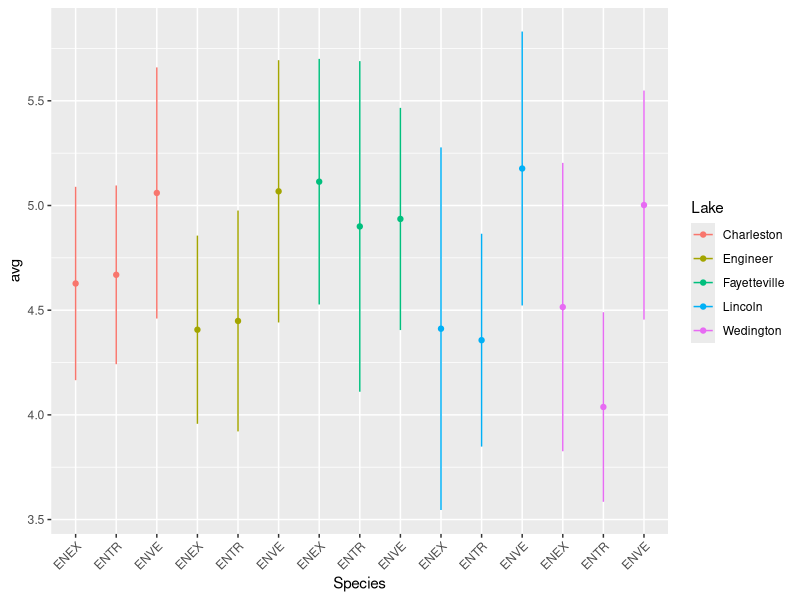

Write R code to recreate this figure.
########################
# Data processing
# 12.19.17
# BHO and MS
########################
library(reshape2)
library(plyr)
library(dplyr)
library(ggplot2)

start <- read.csv("Data/ExperimentalTreatments.csv")
start$Cage <- as.factor(start$Cage)
colnames(start)[6:8] <- c("ENTR.Abun.Init", "ENVE.Abun.Init", "ENEX.Abun.Init")
start[,c(9:10)] <- list(NULL)


final <- read.csv("Data/FinalSize.csv")
final$Cage <- as.factor(final$Cage)
final$OWPL <- as.numeric(final$OWPL)
colnames(final)[7] <-"I_F"
final[,8]<-NULL

#Aggregate measurement data

#1)x Subset out initial / final

init.hw <- subset (final, I_F == "I")
final.hw <-subset(final, I_F == "F")

summary <- init.hw %>%
  group_by(Lake, Species) %>%
summarise(avg = mean(HW), sd = sd(HW))

summary$lakesp <- paste(summary$Lake, summary$Species, sep="_")

ggplot(summary) +
  geom_point(aes(x = lakesp, y = avg, color = Lake)) +
  geom_errorbar(aes(x = lakesp, ymax = avg + sd, ymin = avg - sd, colour = Lake), width = 0)+
  scale_x_discrete(labels = summary$Species)+
  xlab("Species")+
  theme(axis.text.x = element_text(angle = 45, hjust = 1))

#2) Mean lnHW and lnOWPL for each Lake, Cage, Species
init.hw$lnHW <- log(init.hw$HW)
init.hw$lnOWPL <- log(init.hw$OWPL)
init.hw.mean <- aggregate(init.hw[c("lnHW", "lnOWPL")], by =init.hw[c('Lake', 'Species')], FUN = 'mean')
init.hw.mean[,4] <- NULL

final.hw$lnHW <- log(final.hw$HW)
final.hw$lnOWPL <- log(final.hw$OWPL)
final.hw.mean <- aggregate(final.hw[c("lnHW", "lnOWPL")], by =final.hw[c('Lake', 'Cage', 'Species')], FUN = 'mean')
final.hw.mean[,5] <- NULL

final.count <- aggregate(final.hw["lnHW"], by =final.hw[c('Lake', 'Cage', 'Species')], FUN = 'length')
colnames(final.count)[4] <-"Count"

final<-plyr::join(final.hw.mean, final.count, by=c('Lake','Cage','Species'), type='left')

df.l <-plyr::join(final, init.hw.mean, by=c('Lake', 'Species'), type='left')
colnames(df.l)[c(4,6)] <- c("Final.lnHw", "Init.lnHW")

df.l$lnHW.dif <- df.l$Final.lnHw - df.l$Init.lnHW
df.w<-dcast(df.l, Lake + Cage ~ Species, value.var="lnHW.dif")
df.w.count <-dcast(df.l, Lake + Cage ~ Species, value.var="Count")
df.w<-plyr::join(df.w,df.w.count, by=c('Lake','Cage'), type='left')
colnames(df.w)[6:8] <- c("EX.ct", "TR.ct", "VE.ct")

df.w$Sp1 <- ifelse(is.na(df.w$ENEX) | is.na(df.w$ENVE), "ENTR", "ENEX")
df.w$Sp2 <- ifelse(is.na(df.w$ENEX), "ENVE", 
                            ifelse(is.na(df.w$ENTR), "ENVE", "ENEX"))

df.w$Sp1.lnHW.dif <- ifelse(df.w$Sp1 == "ENEX", df.w$ENEX, df.w$ENTR)
df.w$Sp2.lnHW.dif <- ifelse(df.w$Sp2 == "ENEX", df.w$ENEX, df.w$ENVE)

df.w$Sp1.CT <- ifelse(df.w$Sp1 == "ENEX", df.w$EX.ct, df.w$TR.ct)
df.w$Sp2.CT <- ifelse(df.w$Sp2 == "ENEX", df.w$EX.ct, df.w$VE.ct)

df.w[,c(3:8)] <-list(NULL)



df.w$Sp.Combo <- paste(df.w$Sp1, df.w$Sp2, sep="_")

#Add in days and initial densities

cage <- read.csv("Data/CageData.csv")
cage[,c(2:3,9,10)] <- list(NULL)

cage$Sp1 <- ifelse(cage$ENEX ==0 | cage$ENVE==0, "ENTR", "ENEX")
cage$Sp2 <- ifelse(cage$ENEX==0, "ENVE", 
                   ifelse(cage$ENTR==0, "ENVE", "ENEX"))

cage$Sp1.Init.CT <- ifelse(cage$Sp1 == "ENEX", cage$ENEX.Abun, cage$ENTR.Abun)
cage$Sp2.Init.CT <- ifelse(cage$Sp2 == "ENEX", cage$ENEX.Abun, cage$ENVE.Abun)

cage[,c(4:6)]<-list(NULL)


df <-plyr::join(df.w,cage, by=c('Lake', "Cage", "Sp1", "Sp2"), type='left')

df$Hi <-ifelse(df$Sp1.Init.CT==15, df$Sp1, df$Sp2)
df$Lo <-ifelse(df$Sp1.Init.CT==5, df$Sp1, df$Sp2)

df$HiLo <-as.factor(paste(df$Hi, "Hi", df$Lo, "Lo", sep="_"))

rm(list = ls()[!(ls() %in% c('df'))])


#Growth: [mean (ln(head width in the second sample) – mean(ln(head width in the first sample)] / (no. days between samples)
df$GrowthSp1 <- df$Sp1.lnHW.dif/df$Days
df$GrowthSp2 <- df$Sp2.lnHW.dif/df$Days

#Mortality  [ln(Final.Ct) - ln(Init.Ct)] / no. days between samples
df$Sp1.lnInit.CT <- log(df$Sp1.Init.CT) 
df$Sp2.lnInit.CT <- log(df$Sp2.Init.CT)
df$Sp1.lnCT <- log(df$Sp1.CT) 
df$Sp2.lnCT <- log(df$Sp2.CT)

df$MortalitySp1.ln <- (df$Sp1.lnCT- df$Sp1.lnInit.CT)/df$Days 
df$MortalitySp2.ln <- (df$Sp2.lnCT- df$Sp2.lnInit.CT)/df$Days 

df[,c(5:8)]<-list(NULL)

df.w<-df

df.w$Growth.Hi <-ifelse(df.w$Hi == df.w$Sp1, df.w$GrowthSp1, df.w$GrowthSp2)
df.w$Growth.Lo <-ifelse(df.w$Lo == df.w$Sp1, df.w$GrowthSp1, df.w$GrowthSp2)

df.w$Mortality.Hi <-ifelse(df.w$Hi == df.w$Sp1, df.w$MortalitySp1.ln, df.w$MortalitySp2.ln)
df.w$Mortality.Lo <-ifelse(df.w$Lo == df.w$Sp1, df.w$MortalitySp1.ln, df.w$MortalitySp2.ln)

df.w$Hi <- as.factor(df.w$Hi)
df.w$Lo <- as.factor(df.w$Lo)


df.w$Rel.Abun.Exp <- ifelse(df.w$Sp1.Init.CT ==15 & df.w$Sp2.Init.CT == 5, "HL", "LH")
df.w$Rel.Abun.Exp <- as.factor(df.w$Rel.Abun.Exp)
rel.abun<-read.csv('Data/RelativeAbundance.csv')
df.w$Rel.Abun.Hi <- ifelse(df.w$Lake == 'Charleston' & df.w$Hi == "ENEX", rel.abun[1,3],
                           ifelse(df.w$Lake == 'Charleston' & df.w$Hi == "ENTR", rel.abun[2,3],
                                  ifelse(df.w$Lake == 'Charleston' & df.w$Hi == "ENVE", rel.abun[3,3],
                                         ifelse(df.w$Lake == 'Engineer' & df.w$Hi == "ENTR", rel.abun[5,3],
                                                ifelse(df.w$Lake == 'Engineer' & df.w$Hi == "ENVE", rel.abun[6,3],
                                                       ifelse(df.w$Lake == 'Engineer' & df.w$Hi == "ENEX", rel.abun[4,3],
                                                              ifelse(df.w$Lake == 'Fayetteville' & df.w$Hi == "ENEX", rel.abun[7,3], 
                                                                     ifelse(df.w$Lake == 'Fayetteville' & df.w$Hi == "ENTR", rel.abun[8,3],
                                                                            ifelse(df.w$Lake == 'Fayetteville' & df.w$Hi == "ENVE", rel.abun[9,3],
                                                                                   ifelse(df.w$Lake == 'Lincoln' & df.w$Hi == "ENTR", rel.abun[11,3],
                                                                                   ifelse(df.w$Lake == 'Lincoln' & df.w$Hi == "ENVE", rel.abun[12,3],
                                                                                   ifelse(df.w$Lake == 'Lincoln' & df.w$Hi == "ENEX", rel.abun[10,3],
                                                                                   ifelse(df.w$Lake == 'Wedington' & df.w$Hi == "ENEX", rel.abun[13,3],
                                                                                   ifelse(df.w$Lake == 'Wedington' & df.w$Hi == "ENTR", rel.abun[14,3], rel.abun[15,3]))))))))))))))

df.w$Rel.Abun.Lo <- ifelse(df.w$Lake == 'Charleston' & df.w$Lo == "ENEX", rel.abun[1,3],
                           ifelse(df.w$Lake == 'Charleston' & df.w$Lo == "ENTR", rel.abun[2,3],
                                  ifelse(df.w$Lake == 'Charleston' & df.w$Lo == "ENVE", rel.abun[3,3],
                                         ifelse(df.w$Lake == 'Engineer' & df.w$Lo == "ENTR", rel.abun[5,3],
                                                ifelse(df.w$Lake == 'Engineer' & df.w$Lo == "ENVE", rel.abun[6,3],
                                                       ifelse(df.w$Lake == 'Engineer' & df.w$Lo == "ENEX", rel.abun[4,3],
                                                              ifelse(df.w$Lake == 'Fayetteville' & df.w$Lo == "ENEX", rel.abun[7,3], 
                                                                     ifelse(df.w$Lake == 'Fayetteville' & df.w$Lo == "ENTR", rel.abun[8,3],
                                                                            ifelse(df.w$Lake == 'Fayetteville' & df.w$Lo == "ENVE", rel.abun[9,3],
                                                                                   ifelse(df.w$Lake == 'Lincoln' & df.w$Lo == "ENTR", rel.abun[11,3],
                                                                                          ifelse(df.w$Lake == 'Lincoln' & df.w$Lo == "ENVE", rel.abun[12,3],
                                                                                                 ifelse(df.w$Lake == 'Lincoln' & df.w$Lo == "ENEX", rel.abun[10,3],
                                                                                                        ifelse(df.w$Lake == 'Wedington' & df.w$Lo == "ENEX", rel.abun[13,3],
                                                                                                               ifelse(df.w$Lake == 'Wedington' & df.w$Lo == "ENTR", rel.abun[14,3], rel.abun[15,3]))))))))))))))


df.w$Rel.Abun.Sp1 <- ifelse(df.w$Sp1 == df.w$Hi, df.w$Rel.Abun.Hi, df.w$Rel.Abun.Lo)
df.w$Rel.Abun.Sp2 <- ifelse(df.w$Sp2 == df.w$Hi, df.w$Rel.Abun.Hi, df.w$Rel.Abun.Lo)

############################
#Long format

start <- read.csv("Data/ExperimentalTreatments.csv")
start$Cage <- as.factor(start$Cage)
colnames(start)[6:8] <- c("ENTR.Abun.Init", "ENVE.Abun.Init", "ENEX.Abun.Init")
start[,c(9)] <- NULL
start[,c(10)] <- NULL


final <- read.csv("Data/FinalSize.csv")
final$Cage <- as.factor(final$Cage)
final$OWPL <- as.numeric(final$OWPL)
colnames(final)[7] <-"I_F"
final[,8]<-NULL

#Aggregate measurement data

#1) Subset out initial / final

init.hw <- subset (final, I_F == "I")
final.hw <-subset(final, I_F == "F")

#2) Mean log(HW) and log(OWPL_ for each Lake, Cage, Species

init.hw$lnHW <- log(init.hw$HW)
init.hw$lnOWPL <- log(init.hw$OWPL)
init.hw.mean <- aggregate(init.hw[c("lnHW", "lnOWPL")], by =init.hw[c('Lake', 'Species')], FUN = 'mean')
init.hw.mean[,4] <- NULL

final.hw$lnHW <- log(final.hw$HW)
final.hw$lnOWPL <- log(final.hw$OWPL)
final.hw.mean <- aggregate(final.hw[c("lnHW", "lnOWPL")], by =final.hw[c('Lake', 'Cage', 'Species')], FUN = 'mean')
final.hw.mean[,5] <- NULL

final.count <- aggregate(final.hw["lnHW"], by =final.hw[c('Lake', 'Cage', 'Species')], FUN = 'length')
colnames(final.count)[4] <-"Count"

final<-plyr::join(final.hw.mean, final.count, by=c('Lake','Cage','Species'), type='left')

df.l <-plyr::join(final, init.hw.mean, by=c('Lake', 'Species'), type='left')
colnames(df.l)[c(4,6)] <- c("Final.lnHw", "Init.lnHW")

cage <- read.csv("Data/CageData.csv")
cage[,c(2:3,9,10)] <- list(NULL)



cage$Sp1 <- ifelse(cage$ENEX ==0 | cage$ENVE==0, "ENTR", "ENEX")
cage$Sp2 <- ifelse(cage$ENEX==0, "ENVE", 
                   ifelse(cage$ENTR==0, "ENVE", "ENEX"))

cage$Sp1.Init.CT <- ifelse(cage$Sp1 == "ENEX", cage$ENEX.Abun, cage$ENTR.Abun)
cage$Sp2.Init.CT <- ifelse(cage$Sp2 == "ENEX", cage$ENEX.Abun, cage$ENVE.Abun)

cage[,c(4:6)]<- list(NULL)


df.l <-plyr::join(df.l,cage, by=c('Lake', "Cage"), type='left')
df.l$Init.CT <- ifelse(df.l$Species == df.l$Sp1, df.l$Sp1.Init.CT, df.l$Sp2.Init.CT)

df.l$Growth <- (df.l$Final.lnHw - df.l$Init.lnHW)/df.l$Days
df.l$Mortality <- (log(df.l$Init.CT) - log(df.l$Count))/df.l$Days
df.l$OtherSp <- ifelse(df.l$Species == df.l$Sp1, df.l$Sp2, df.l$Sp1)
df.l[,c(4,6:11)]<- list(NULL)

colnames(df.l)[5] <- "Init.Density"
colnames(df.l)[4] <- "Final.Density"

rel.abun<-read.csv('Data/RelativeAbundance.csv')

df.l <- plyr::join(df.l, rel.abun, by = c('Lake','Species'), type ='left')

rm(list = ls()[!(ls() %in% c('df.w',"df.l"))])

